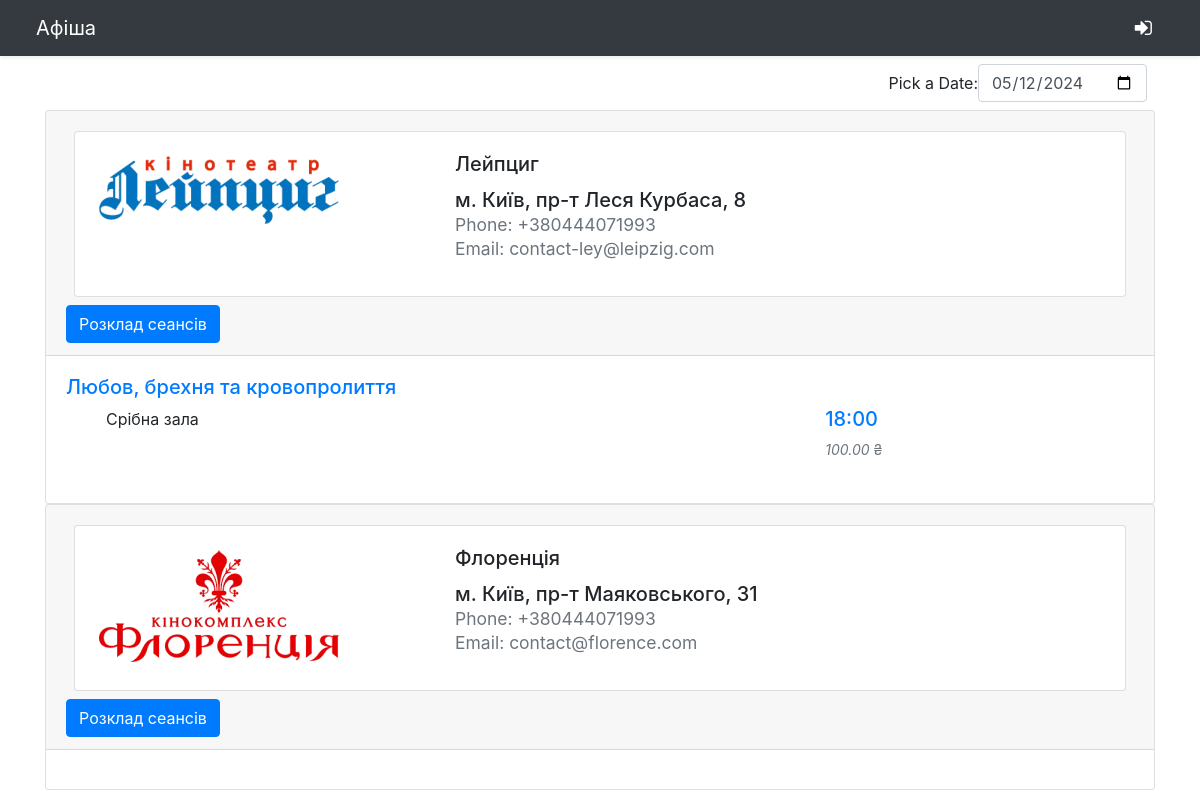
The app's page /cinema_store/ with its own data.
### cinema_store/models.py (models this page shows, shortened)
class Cinema(models.Model):
    name = models.CharField(max_length=60)
    image = models.ImageField(upload_to='uploads/cinema/')
    location = models.CharField(max_length=60)
    phone = PhoneNumberField(null=False, blank=True, unique=False)
    email = models.EmailField(max_length = 254)
    @staticmethod
    def get_all_cinemas():
        return Cinema.objects.all()

class Film(models.Model):
    name = models.CharField(max_length=60)
    image = models.ImageField(upload_to='uploads/film/', default='default.jpg')
    description = models.CharField(max_length=400, default='')
    genres = models.CharField(max_length=50, default='')
    countries = models.CharField(max_length=400, default='')
    duration = models.CharField(max_length=20, default='')

class Hall(models.Model):
    name = models.CharField(max_length=60)
    cinema_id = models.ForeignKey(Cinema, on_delete=models.CASCADE)
    def __str__(self):
        return self.name

class Session(models.Model):
    date = models.DateField(default=datetime.datetime.today())
    time = models.TimeField(default=datetime.datetime.now().replace(hour=9, minute=0, second=0, microsecond=0))
    hall_id = models.ForeignKey(Hall, on_delete=models.CASCADE)
    film_id = models.ForeignKey(Film, on_delete=models.CASCADE)
    price = models.DecimalField(max_digits=5, decimal_places=2, validators=[MinValueValidator(0.0)], default=50)

### cinema_store/views.py (the view)
# urls.py: path('', views.index, name='home'),
def index(request):
    start_time = "07:00:00"
    start_time = datetime.strptime(start_time, "%H:%M:%S")
    today = date.today()
    session_date = request.GET.get('session_date', today)
    cinemas = Cinema.get_all_cinemas()
    cinemas_with_films = []
    for cinema in cinemas:
        halls = cinema.hall_set.all()
        sessions_by_films = {}
        if halls:
            for hall in halls:
                sessions = hall.session_set.filter(date=session_date)
                if sessions:
                    for s in sessions:
                        end_time = s.time.strftime("%H:%M")
                        t = datetime.strptime(end_time, "%H:%M")
                        delta = t - start_time
                        offset = (delta.total_seconds() / 3660 ) * 5
                        d = {'time': end_time, 'offset': offset, 'price': s.price, 'session_id':s.id}
                        if s.film_id in sessions_by_films.keys():
                            film = sessions_by_films[s.film_id]
                            if s.hall_id in film.keys():
                                film[s.hall_id].append(d)
                            else:
                                film[s.hall_id] = [d]
                        else:
                            sessions_by_films[s.film_id] = {s.hall_id:[d]}
            cinema_data = {
                'id': cinema.id,
                'name': cinema.name,
                'location': cinema.location,
                'image': cinema.image,
                'phone': cinema.phone,
                'email': cinema.email,
                'sessions_by_films': sessions_by_films
            }
            cinemas_with_films.append(cinema_data)
    data = {}
    data['cinemas_with_films'] = cinemas_with_films
    return render(request, 'index.html', data)

### cinema_store/templates/index.html (shortened to what this page needs)
{% extends 'base.html' %}
{% block content %}
<div class="container">
	<div class="control-group m-2">
		<div class="form-inline justify-content-end">
			<label for="date-picker">Pick a Date: </label>
			<input type="date" class="form-control" id="date-picker" name="date">
		</div>
	</div>
	<div id='cinemas'>
		{% for cinema in cinemas_with_films %}
		<div class="accordion" id="accordionExample">
		  <div class="card">
			<div class="card-header" id="headingOne">
			  <h5 class="mb-0">
				  <div class="card m-2">
				<div class="row g-0">
					<div class="col-md-4">
						<img src="{{cinema.image.url}}" class="img-fluid rounded-start m-4" />
					</div>
					<div class="col-md-8">
						<div class="card-body">
							<h5 class="card-title">{{cinema.name}}</h5>
							<ul class="unstyled">
							  <li>{{cinema.location}}</li>
							  <li><small class="text-muted">Phone: {{cinema.phone}}</small></li>
							  <li><small class="text-muted">Email: {{cinema.email}}</small></li>
							</ul>
						</div>
					</div>
				</div>
			</div>
				<button class="btn btn-primary" type="button" data-toggle="collapse" data-target="#cinema_{{cinema.id}}" aria-expanded="true" aria-controls="collapseOne">
				  Розклад сеансів
				</button>
			  </h5>
			</div>
			<div id="cinema_{{cinema.id}}" class="collapse show" aria-labelledby="headingOne" data-parent="#accordionExample">
			  <div class="card-body">
				{% for film, halls in cinema.sessions_by_films.items %}
				  <a href="{% url 'film_page' film.id %}">
					<h5>{{ film.name }}</h5>
				  </a>
				  <ul>
					{% for hall, times in halls.items %}
					  <div class="row g-0">
						<div class="col-md-4">
							{{ hall }}
						</div>
						<div class="col-md-8 a-">
							<div class="a-times">
							  {% for t in times %}
								  <span class="time-cell" style="left:{{t.offset}}%;">
									  <span>
										  <a href="{% url 'session_page' t.session_id %}">
											<h5>{{ t.time }}</h5>
										  </a>
									  </span>
									  <div class="p text-muted small"><i>{{ t.price }}</i>&nbsp;₴</div>
								  </span>
							  {% endfor %}
						  </div>
						</div>
					</div>
					{% endfor %}
				  </ul>
			  	{% endfor %}
			  </div>
			</div>
		  </div>
		</div>
		{% endfor %}
		</div>
</div>
{% endblock content %}

### cinema_store/templates/base.html (shortened to what this page needs)
{% load static %}
<!doctype html>
<html lang="en">
<head>
  <link rel="stylesheet" href="https://cdn.jsdelivr.net/npm/bootstrap@4.6.2/dist/css/bootstrap.min.css">
  <link rel="stylesheet" href="https://stackpath.bootstrapcdn.com/font-awesome/4.7.0/css/font-awesome.min.css" >
  <link rel="stylesheet" href="{% static 'style.css' %}/">
</head>
<body>
{% block navbar %}
<header>
    <div class="navbar navbar-dark bg-dark shadow-sm">
        <a href="{% url 'home' %}" class="navbar-brand ml-20">
            Афіша
        </a>
        {% if user.is_authenticated %}
              <a href="{% url 'logout' %}" class="navbar-brand d-flex">
                  <i class="fa fa-sign-out mr-3" aria-hidden="true"></i>
              </a>
        {% else %}
              <a href="{% url 'login' %}" class="navbar-brand d-flex">
                  <i class="fa fa-sign-in mr-3" aria-hidden="true"></i>
              </a>
        {% endif %}
    </div>
</header>
{% endblock navbar %}
  {% block content %}{% endblock content %}
</body>
</html>

### cinema_store/static/style.css (style rules this page uses)
.ml-20 { margin-left: 20px; }
ul.unstyled { list-style-type: none; padding: 0; }
.a-times { display: table; margin-bottom: 60px; }
.time-cell { position: absolute; }

### records on screen
Cinema: name "Лейпциг", location "м. Київ, пр-т Леся Курбаса, 8", phone "+380444071993", email "contact-ley@leipzig.com"
Film: name "Любов, брехня та кровопролиття"
Hall: name "Срібна зала", time "18:00"
Session: price "100.00"
Cinema: name "Флоренція", location "м. Київ, пр-т Маяковського, 31", phone "+380444071993", email "contact@florence.com"
